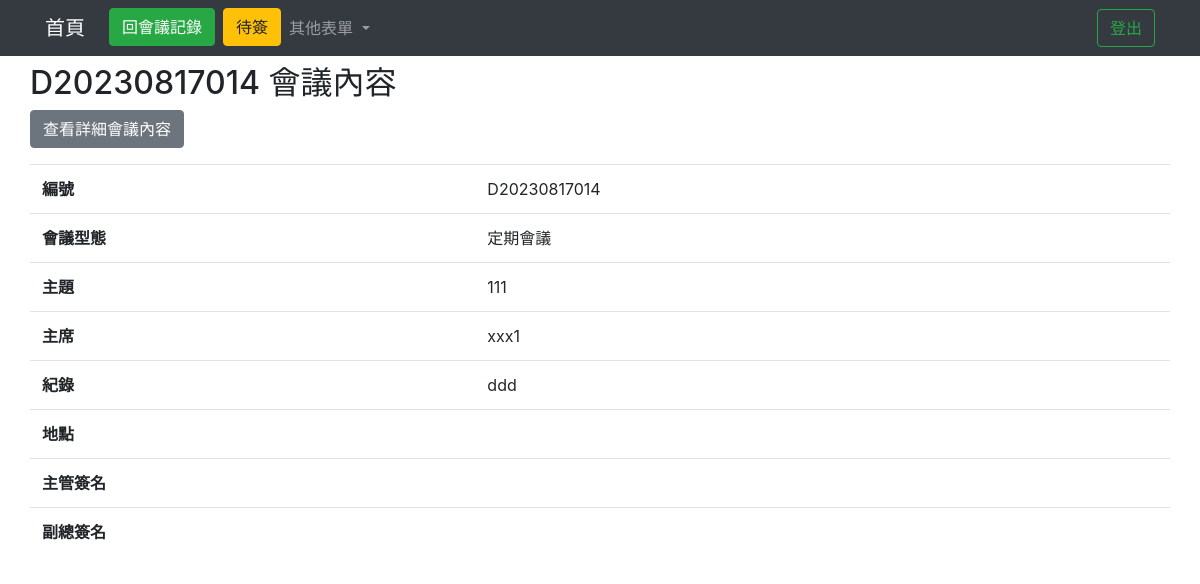
Screenshot of /meetingView/D20230817014/ (signed in) with the database file from the repository.
### testapp/models.py (models this page shows)
class Home(models.Model):
    TYPE = (("簽呈","簽呈"),("會議記錄","會議記錄"),("內部連絡單","內部連絡單"),
            ("工程發包議價記錄單","工程發包議價記錄單"),("設計變更通知單","設計變更通知單"))
    DEP = (("總經理室","總經理室"),("稽核室","稽核室"),("文管中心","文管中心"),
            ("管理部","管理部"),("業務設計部","業務設計部"),("廠務部","廠務部"))
    PRO = (("草稿","草稿"),("流程中","流程中"),("廢單","廢單"),("結案","結案"))
    REC = (("None","無"),("郭文龍","郭文龍"),("侯國興","侯國興"),("郭文河","郭文河"),("高晟琅","高晟琅"),("黃睿堂","黃睿堂"),("鄭任雯","鄭任雯"),("高麗華","高麗華"),("侯宗仁","侯宗仁"),("黃美禎","黃美禎"),("江水木","江水木"),("吳建進","吳建進"),("王韋盛","王韋盛"),("陳佳欣","陳佳欣"),("蔡孟亭","蔡孟亭"),("馮文明","馮文明"),("陳恆瑞","陳恆瑞"),("郭文欽","郭文欽"),("陳春能","陳春能"),("黃春北","黃春北"))
    cNumber = models.CharField(max_length=50, default='', null=False)
    cAuther = models.CharField(max_length=20, null=False)#姓名
    cDepartment = models.CharField(max_length=50,null=False, choices=DEP)#單位
    cType = models.CharField(max_length=10,default=" ",null=False, choices=TYPE)
    cProgress = models.CharField(max_length=20,null=False,default='',choices=PRO)
    cDate = models.DateField(null=False)#日期
    cEndDate = models.DateField(blank=True, null=True)
    cLock = models.CharField(max_length=5,null=False,default='否')
    cReceive  = models.CharField(max_length=20,blank=True,null=True,choices=REC)
    cFile = models.FileField(blank=True, null=True)

class Meeting (models.Model):
    cNumber = models.CharField(max_length=50, default='', null=False)
    cMeetingType = models.CharField(max_length=10,null=False)#會議型態
    cLocation = models.CharField(max_length=30, blank=True) #開會地點
    cTime = models.CharField(max_length=20, null=False,default="")#時間
    cLeader = models.CharField(max_length=10, null=False)#主席
    cRecoder = models.CharField(max_length=10, null=False)#紀錄者
    cTopic = models.CharField(max_length=50, null=False)#主題
    cAttendees1 = models.TextField(blank=True)#列席人員
    cAttendees2 = models.TextField(blank=True)#出席人員
    cViceGeneral_Sign = models.CharField(max_length=20, blank=True) #副總簽名
    cManger_Sign = models.CharField(max_length=20, blank=True)#主管簽名
    home = models.OneToOneField(Home, on_delete=models.CASCADE,default='')

### testapp/views.py (the view)
# urls.py: path('meetingView/<str:cNumber>/',meetingView),
def meetingView(request,cNumber=None):
    if request.user.is_authenticated:
        username=request.user.username
        authenticate=request.user.is_staff
        firstname = request.user.first_name
    allPerson = Home.objects.filter(cReceive = firstname)
    allpersonCount = len(allPerson)
    home = Home.objects.get(cNumber=cNumber)
    meeting = Meeting.objects.get(cNumber=cNumber)
    return render(request, "meetingView.html",locals())

### templates/meetingView.html (shortened to what this page needs)
<!DOCTYPE html>
<html lang="en">
<head>
    <link rel="stylesheet" href="https://cdn.jsdelivr.net/npm/bootstrap@4.6.2/dist/css/bootstrap.min.css">
    {% load static %}
</head>
<body>
    <nav class="navbar navbar-expand-lg navbar-dark bg-dark">
      <div class="container">
        <a class="navbar-brand" href="/homeIndex/">首頁</a>
        <div class="collapse navbar-collapse" id="navbarSupportedContent">
          <ul class="navbar-nav mr-auto">
            <ul class="navbar-nav ml-2">
              <li class="nav-item">
                <button class="btn btn-success my-2 my-sm-0" onclick="BacktoMeeting()">回會議記錄</button>
              </li>
            </ul>
            <ul class="navbar-nav ml-2">
              <li class="nav-item">
                <button class="btn btn-warning my-2 my-sm-0" id="{{firstname}}" onclick="perosonIndex(event)">待簽
                </button>
              </li>
            </ul>
            <li class="nav-item dropdown">
              <a class="nav-link dropdown-toggle" href="#" role="button" data-toggle="dropdown" aria-expanded="false">
                其他表單
              </a>
            </li>
          </ul>
          <ul class="navbar-nav ml-2">
            <li class="nav-item active">
              <a class="nav-link disabled" style="color: green;">{{firstname}} <span class="sr-only">(current)</span></a>
            </li>
          </ul>
          <ul class="navbar-nav ml-2">
            <li class="nav-item">
              <button class="btn btn-outline-success my-2 my-sm-0" onclick="Logout(event)">登出</button>
            </li>
          </ul>
        </div>
      </div>
    </nav>
    <div class="container">
      <div class="row">
        <h2 class="mt-2">{{home.cNumber}} 會議內容</h2>
      </div>
    </div>
    <form action="." method="POST" name="form1">
        <div class="container">
            <div class="row">
              <button type="button" class="btn btn-secondary mb-3" id="{{meeting.cNumber}}" onclick="Detail(event)">查看詳細會議內容</button>
                <table class="table">
                    <tr>
                      <th>編號</th>
                      <td>{{meeting.cNumber}}</td>
                    </tr>
                    <tr>
                        <th>會議型態</th>
                        <td>{{meeting.cMeetingType}}</td>
                    </tr>
                    <tr>
                        <th>主題</th>
                        <td>{{meeting.cTopic}}</td>
                    </tr>
                    <tr>
                        <th>主席</th>
                        <td>{{meeting.cLeader}}</td>
                    </tr>
                    <tr>
                        <th>紀錄</th>
                        <td>{{meeting.cRecoder}}</td>
                    </tr>
                    <tr>
                        <th>地點</th>
                        <td>{{meeting.cLocation}}</td>
                    </tr>
                    <tr>
                        <th>主管簽名</th>
                        <td>{{meeting.cManger_Sign}}</td>
                    </tr>
                    <tr>
                        <th>副總簽名</th>
                        <td>{{meeting.cViceGeneral_Sign}}</td>
                    </tr>
                </table>
            </div>
        </div>
    </form>
</body>
</html>

### rows the page displays
Home: cNumber "D20230817014"
Meeting: cNumber "D20230817014", cMeetingType "定期會議", cTopic "111", cLeader "xxx1", cRecoder "ddd"
